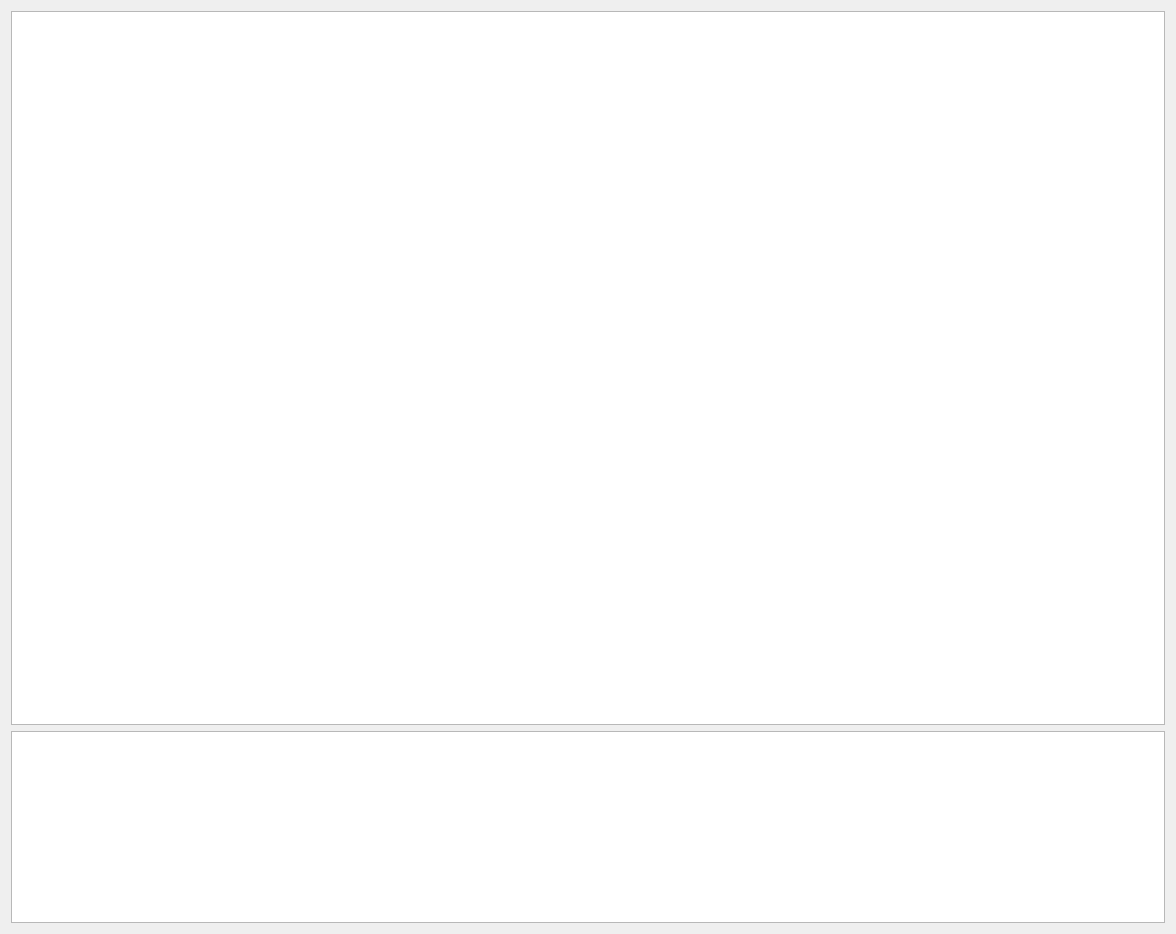
<?xml version="1.0" encoding="UTF-8"?>
<ui version="4.0">
 <class>ServerWidget</class>
 <widget class="QWidget" name="ServerWidget">
  <property name="geometry">
   <rect>
    <x>0</x>
    <y>0</y>
    <width>1176</width>
    <height>934</height>
   </rect>
  </property>
  <property name="windowTitle">
   <string>Form</string>
  </property>
  <layout class="QVBoxLayout" name="verticalLayout_2">
   <item>
    <layout class="QVBoxLayout" name="verticalLayout" stretch="1,0">
     <item>
      <widget class="QTableView" name="tableView"/>
     </item>
     <item>
      <widget class="QPlainTextEdit" name="log"/>
     </item>
    </layout>
   </item>
  </layout>
 </widget>
 <resources/>
 <connections/>
</ui>
